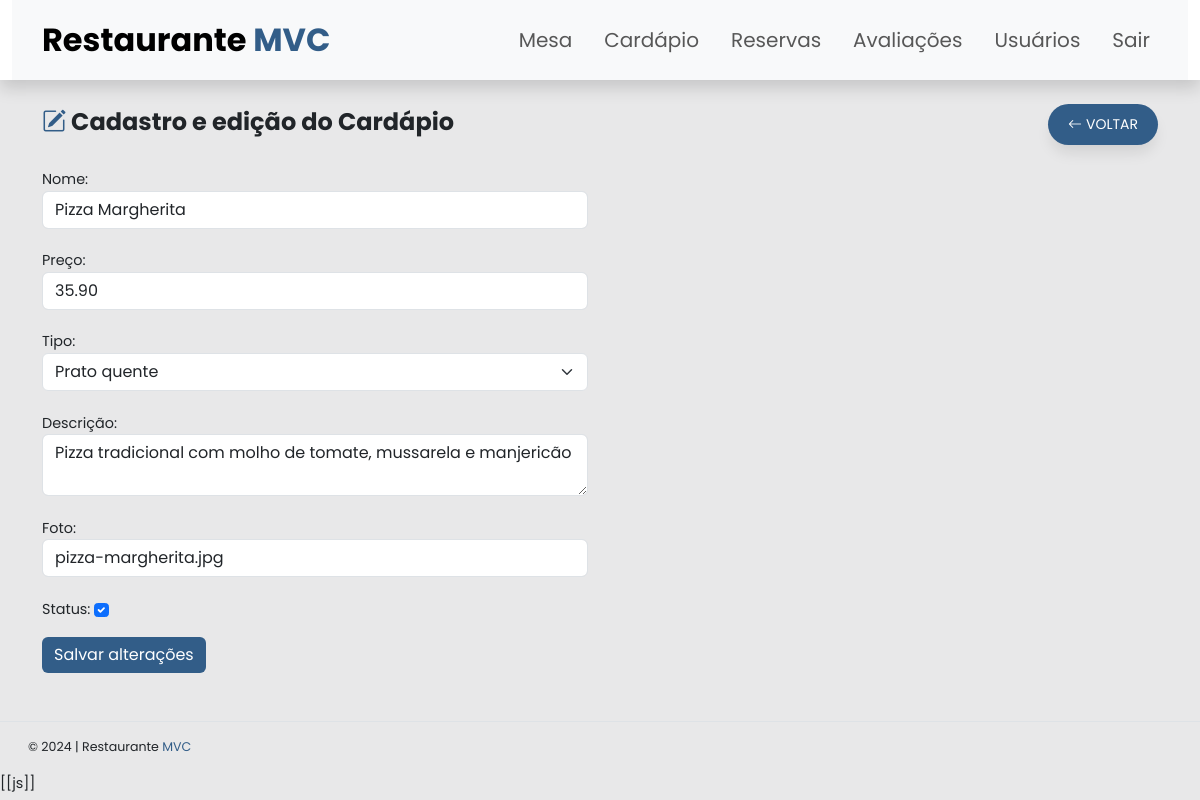
The app's page /cardapio-adm/editar/1 (signed in) with its own data.
### tables this page shows
CREATE TABLE IF NOT EXISTS `cardapio` (
  `idCardapio` int(11) NOT NULL AUTO_INCREMENT,
  `nome` varchar(100) NOT NULL,
  `preco` decimal(10,2) NOT NULL,
  `tipo` varchar(50) NOT NULL,
  `descricao` text,
  `foto` varchar(255) DEFAULT NULL,
  `status` tinyint(1) NOT NULL DEFAULT 1,
  PRIMARY KEY (`idCardapio`)
);

### models/DataBase.php (called while the page is built)
<?php
class DataBase
{
  private static $conexao = null;
  public static function getConexao() {
    if ( self::$conexao == null ) {
      $host = $_ENV['DB_HOST'] ?? getenv('DB_HOST') ?: "localhost";
      $nomeDoBanco = $_ENV['DB_NAME'] ?? getenv('DB_NAME') ?: "restaurante-mvc";
      $usuario = $_ENV['DB_USER'] ?? getenv('DB_USER') ?: "root";
      $senha = $_ENV['DB_PASSWORD'] ?? getenv('DB_PASSWORD') ?: "";
      try {
        self::$conexao = new PDO(
          "mysql:host=$host;dbname=$nomeDoBanco",
          $usuario,
          $senha
        );
        self::$conexao -> setAttribute(
          PDO::ATTR_ERRMODE,
          PDO::ERRMODE_EXCEPTION
        );
      } catch (PDOException $erro) {
        echo "Erro de conexão: " . $erro -> getMessage();
      }
    }
    return self::$conexao;
  }
}

### models/CardapioModel.php (called while the page is built, shortened)
<?php
require_once "DataBase.php";
class Cardapio
{
  private $db;
  public function __construct()
  {
    $this->db = DataBase::getConexao();
  }
  public function getById($idCardapio) {
    $sql = $this -> db -> prepare("SELECT * FROM cardapio WHERE idCardapio = ?");
    $sql -> execute([$idCardapio]);
    return $sql->fetch(PDO::FETCH_ASSOC);
  }
}

### controllers/CardapioController.php (the view, shortened to what this page needs)
<?php
require_once "models/CardapioModel.php";
class CardapioController
{
  public $baseUrl = "http://localhost:8080";
  private $cardapioModel;
  public function __construct()
  {
    $this -> cardapioModel = new Cardapio;
  }
  public function editar($idCardapio) {
    $cardapio = $this -> cardapioModel -> getById($idCardapio);
    $nome = $cardapio["nome"];
    $preco = $cardapio["preco"];
    $descricao = $cardapio["descricao"];
    $foto = $cardapio["foto"];
    $status = $cardapio["status"] == true ? "checked" : "";
    $tipos = ["Prato quente", "Prato frio", "Sobremesa", "Bebida", "Outros"];
    $tipo = "<option></option>";
    foreach ($tipos as $t) {
      $selecionado = $cardapio["tipo"] == $t ? "selected" : "";
      $tipo .= "<option $selecionado>$t</option>";
    }
    $baseUrl = $this -> baseUrl;
    require "views/CardapioForm.php";
  }
}

### views/CardapioForm.php (shortened to what this page needs)
<?php
$header = file_get_contents("views/templates/html/header.html");
$footer = file_get_contents("views/templates/html/footer.html");
$header = str_replace("[[base-url]]", $baseUrl, $header);
echo $header;
?>
<main>
  <section class="container mt-4">
    <div class="row">
      <div class="col-md-6">
        <span class="fs-4"><span class="text-primary"><i class="bi bi-pencil-square"></i></span><strong> Cadastro e edição do Cardápio</strong></span>
      </div>
      <div class="col-md-6 text-end">
        <a href="<?=$baseUrl?>/cardapio-adm" class="btn btn-sm btn-primary btns"><b><i class="bi bi-arrow-left me-1"></i></b>VOLTAR</a>
      </div>
    </div>
      <div class="row mt-4">
          <div class="col-md-6">
            <form action="<?= $baseUrl ?>/cardapio-adm/atualizar" method="post">
              <label for="nome">Nome:</label>
              <input class="form-control" type="text" name="nome" id="nome" value="<?= $nome ?>" required placeholder="Digite o nome do prato">
              <br>
              <label for="preco">Preço:</label>
              <input class="form-control" type="number" name="preco" id="preco" min="0" step="0.01" value="<?= $preco ?>" required placeholder="Valor do prato">
              <br>
              <label for="tipo">Tipo:</label>
              <select name="tipo" id="tipo" class="form-select" required>
                <?= $tipo ?>
              </select>
              <br>
              <label>Descrição:</label>
              <textarea class="form-control" name="descricao" id="descricao" placeholder="Descrição do item" required minlength="30"><?= $descricao ?></textarea>
              <br>
              <label for="foto">Foto:</label>
              <input class="form-control" type="url" name="foto" id="foto" value="<?= $foto ?>" required>
              <br>
              <label for="status">Status:</label>
              <input class="form-check-input" value="1" type="checkbox" name="status" id="status"<?= $status ?>>
              <br>
              <button class="btn btn-primary mt-3" type="submit">Salvar alterações</button>
            </form>
          </div>
      </div>
  </section>
</main>
<?php
echo $footer;
?>

### views/templates/css/style.css (style rules this page uses)
body { font-family: 'Poppins', serif ,sans-serif !important; font-size: .9rem !important; height: 100vh; }
:root { --color-info: #29abe0; --color-primary: #325d88; --color-primary-transparent: hsla(210, 46%, 36%, 0.623); --color-primary-hover: hwb(210 20% 47% / 0.76); --gray: #a0a7b1; --box-shadow: 0 10px 15px -3px rgba(0, 0, 0, 0.1); --background: #ebecf0; --table-backgound: #fff; --primary: #101824; --odd-row: #f6f9ff; --gray-background: #edeef1; --gary-mid: #f1f2f6; }
.text-primary { color: var(--color-primary)!important; }
.btn-primary { background-color: var(--color-primary); border: none; }
.btns { border-radius: 20px; padding: 10px 20px; border-radius: 24px; box-shadow: var(--box-shadow); transition: .3s ease-in-out; }

### records on screen
cardapio: nome "Pizza Margherita", preco "35.90", descricao "Pizza tradicional com molho de tomate, mussarela e manjericão", foto "pizza-margherita.jpg"

### other values on screen
$header "Restaurante MVC Mesa Cardápio Reservas Avaliações Usuários Sair"
$footer "© 2024 | Restaurante MVC [[js]]"
form field tipo "Prato quente"
